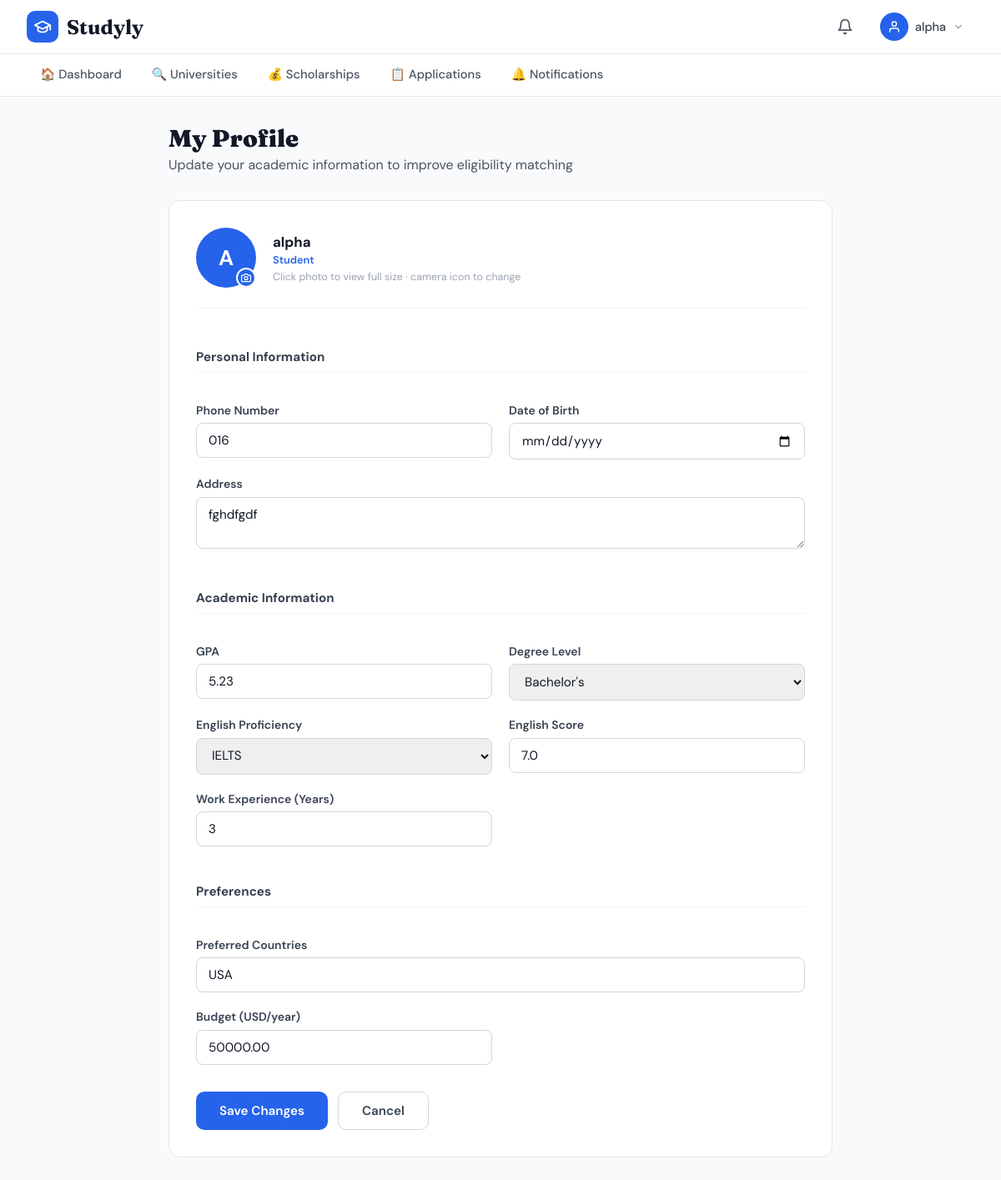
Before: /users/profile/ (signed in) with the older database file.
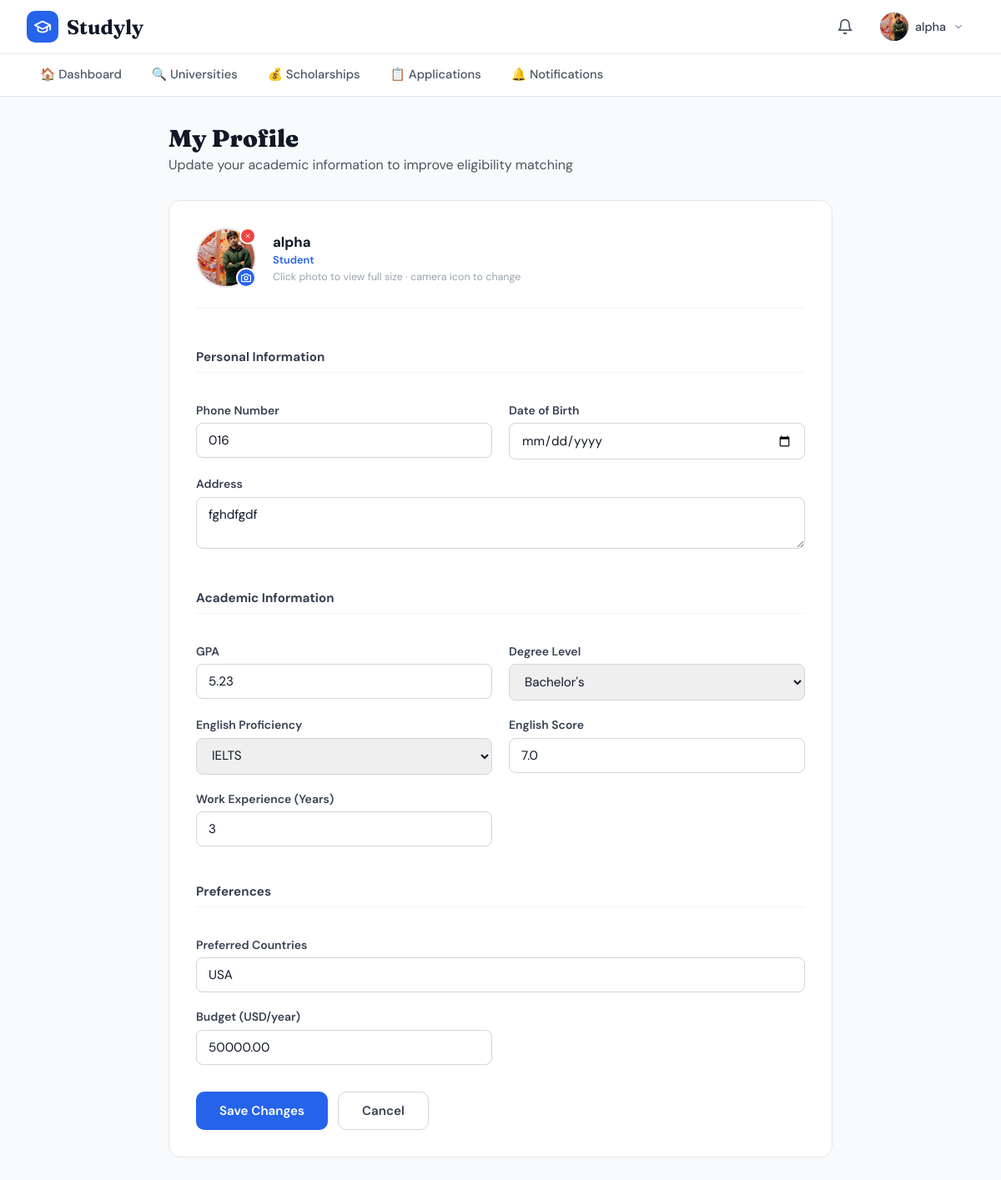
After: the same page with the newer database file.
### users/models.py (models this page shows, shortened)
class User(AbstractUser):
    ROLE_CHOICES = [
        ('student', 'Student'),
        ('admin', 'Admin'),
        ('consultant', 'Educational Consultant'),
    ]
    role = models.CharField(max_length=20, choices=ROLE_CHOICES, default='student')

class Profile(models.Model):
    user = models.OneToOneField(
        User,
        on_delete=models.CASCADE,
        related_name='profile'
    )
    phone_number = models.CharField(max_length=20, blank=True, null=True)
    date_of_birth = models.DateField(blank=True, null=True)
    address = models.TextField(blank=True, null=True)
    profile_picture = models.ImageField(
        upload_to='profile_pics/', blank=True, null=True
    )
    GPA = models.FloatField(null=True, blank=True)
    degree_level = models.CharField(
        max_length=50,
        choices=[
            ('bachelor', "Bachelor's"),
            ('master', "Master's"),
            ('phd', 'PhD'),
        ],
        blank=True,
        null=True
    )
    english_proficiency = models.CharField(
        max_length=50,
        choices=[
            ('ielts', 'IELTS'),
            ('toefl', 'TOEFL'),
            ('none', 'None'),
        ],
        blank=True,
        null=True
    )
    english_score = models.FloatField(null=True, blank=True)
    work_experience_years = models.IntegerField(default=0)
    preferred_countries = models.CharField(max_length=255, blank=True, null=True)
    budget = models.DecimalField(
        max_digits=10, decimal_places=2, null=True, blank=True
    )
    created_at = models.DateTimeField(auto_now_add=True)
    updated_at = models.DateTimeField(auto_now=True)

### users/views.py (the view)
# urls.py: path('profile/', views.profile_view, name='profile'),
@login_required
def profile_view(request):
    profile = request.user.profile
    if request.method == 'POST':
        if request.POST.get('remove_picture') == '1':
            if profile.profile_picture:
                old_path = profile.profile_picture.path
                profile.profile_picture.delete(save=False)
                profile.save(update_fields=['profile_picture'])
                if os.path.isfile(old_path):
                    os.remove(old_path)
                messages.success(request, 'Profile photo removed.')
            return redirect('users:profile')
        form = ProfileForm(request.POST, request.FILES, instance=profile)
        if form.is_valid():
            if 'profile_picture' in request.FILES and profile.profile_picture:
                old_path = profile.profile_picture.path
                if os.path.isfile(old_path):
                    os.remove(old_path)
            form.save()
            messages.success(request, 'Profile updated successfully!')
            return redirect('users:profile')
        else:
            messages.error(request, 'Please correct the errors below.')
    else:
        form = ProfileForm(instance=profile)
    return render(request, 'users/profile.html', {
        'form': form,
        'profile': profile,
    })

### users/forms.py
class ProfileForm(forms.ModelForm):
    class Meta:
        model = Profile
        exclude = ['user', 'created_at', 'updated_at']

### templates/users/profile.html (shortened to what the changed rows need)
{% extends "base.html" %}
{% block content %}
<main>
  <h1 class="page-title">My Profile</h1>
  <div class="card">
    <form method="post" enctype="multipart/form-data" novalidate id="profileForm">
      <div class="avatar-row">
        <div class="avatar-wrap {% if profile.profile_picture %}has-photo{% endif %}" id="avatarWrap">
          {% if profile.profile_picture %}
            <img class="avatar-img" src="{{ profile.profile_picture.url }}" alt="Profile picture" id="avatarPreview">
          {% else %}
            <div class="avatar-fallback" id="avatarFallback">
              {{ request.user.first_name|first|upper|default:request.user.username|first|upper }}
            </div>
          {% endif %}
          <label class="avatar-upload-label" title="Change photo">
            <svg xmlns="http://www.w3.org/2000/svg" fill="none" stroke="white" stroke-width="2.5" stroke-linecap="round" stroke-linejoin="round" viewBox="0 0 24 24">
              <path d="M23 19a2 2 0 0 1-2 2H3a2 2 0 0 1-2-2V8a2 2 0 0 1 2-2h4l2-3h6l2 3h4a2 2 0 0 1 2 2z"/>
              <circle cx="12" cy="13" r="4"/>
            </svg>
          </label>
          <button type="button" class="avatar-delete-btn {% if profile.profile_picture %}visible{% endif %}" id="deletePicBtn" title="Remove photo">
            <svg xmlns="http://www.w3.org/2000/svg" fill="none" stroke="white" stroke-width="3" stroke-linecap="round" viewBox="0 0 24 24">
              <line x1="18" y1="6" x2="6" y2="18"/><line x1="6" y1="6" x2="18" y2="18"/>
            </svg>
          </button>
        </div>
        <div class="avatar-info">
          <div class="name">{{ request.user.get_full_name|default:request.user.username }}</div>
          <div class="role">{{ request.user.role|capfirst }}</div>
          <div class="avatar-hint">Click photo to view full size · camera icon to change</div>
        </div>
      </div>
      <div class="field-grid">
        <div class="field">
          <label>Phone Number</label>
          <input type="text" name="phone_number" value="{{ form.phone_number.value|default:'' }}" placeholder="+880...">
        </div>
        <div class="field field-full">
          <label>Address</label>
          <textarea name="address" rows="2" placeholder="Your address">{{ form.address.value|default:'' }}</textarea>
        </div>
        <div class="field">
          <label>GPA</label>
          <input type="number" step="0.01" min="0" max="4" name="GPA" value="{{ form.GPA.value|default:'' }}" placeholder="e.g. 3.8">
        </div>
        <div class="field">
          <label>Degree Level</label>
          <select name="degree_level">
            <option value="bachelor" {% if form.degree_level.value == 'bachelor' %}selected{% endif %}>Bachelor's</option>
          </select>
        </div>
        <div class="field">
          <label>English Proficiency</label>
          <select name="english_proficiency">
            <option value="ielts" {% if form.english_proficiency.value == 'ielts' %}selected{% endif %}>IELTS</option>
          </select>
        </div>
        <div class="field">
          <label>English Score</label>
          <input type="number" step="0.5" name="english_score" value="{{ form.english_score.value|default:'' }}" placeholder="e.g. 7.5">
        </div>
        <div class="field field-full">
          <label>Preferred Countries</label>
          <input type="text" name="preferred_countries" value="{{ form.preferred_countries.value|default:'' }}" placeholder="e.g. USA, UK, Germany">
        </div>
        <div class="field">
          <label>Budget (USD/year)</label>
          <input type="number" name="budget" value="{{ form.budget.value|default:'' }}" placeholder="e.g. 30000">
        </div>
      </div>
    </form>
  </div>
</main>
{% endblock %}

### templates/base.html (shortened to what this page needs)
<!DOCTYPE html>
<html lang="en">
<head>
</head>
<body>
{% if user.is_authenticated and not skip_nav %}
<nav class="top-nav">
  <div class="top-nav-inner">
    <a href="{% url 'dashboard:dashboard' %}" class="logo">
      <div class="logo-icon">
        <svg xmlns="http://www.w3.org/2000/svg" width="22" height="22" fill="none" stroke="white" stroke-width="2" stroke-linecap="round" stroke-linejoin="round" viewBox="0 0 24 24">
          <path d="M22 10v6M2 10l10-5 10 5-10 5z"/><path d="M6 12v5c3 3 9 3 12 0v-5"/>
        </svg>
      </div>
      <span class="logo-text">Studyly</span>
    </a>
    <div class="nav-right">
      <a href="{% url 'notifications:list' %}" class="bell-btn">
        <svg xmlns="http://www.w3.org/2000/svg" width="20" height="20" fill="none" stroke="currentColor" stroke-width="2" stroke-linecap="round" stroke-linejoin="round" viewBox="0 0 24 24">
          <path d="M18 8A6 6 0 0 0 6 8c0 7-3 9-3 9h18s-3-2-3-9"/><path d="M13.73 21a2 2 0 0 1-3.46 0"/>
        </svg>
      </a>
      <div class="user-dropdown-wrap" id="userDropdown">
        <div class="user-btn" onclick="toggleDropdown()">
          <div class="user-avatar">
            {% if user.profile.profile_picture %}
              <img src="{{ user.profile.profile_picture.url }}" alt="avatar">
            {% else %}
              <svg xmlns="http://www.w3.org/2000/svg" width="16" height="16" fill="none" stroke="white" stroke-width="2" stroke-linecap="round" stroke-linejoin="round" viewBox="0 0 24 24">
                <path d="M20 21v-2a4 4 0 0 0-4-4H8a4 4 0 0 0-4 4v2"/><circle cx="12" cy="7" r="4"/>
              </svg>
            {% endif %}
          </div>
          <span class="user-name">{{ user.get_full_name|default:user.username }}</span>
          <svg class="chevron" xmlns="http://www.w3.org/2000/svg" width="14" height="14" fill="none" stroke="currentColor" stroke-width="2.5" viewBox="0 0 24 24"><polyline points="6 9 12 15 18 9"/></svg>
        </div>
      </div>
    </div>
  </div>
</nav>
<div class="sec-nav">
  <div class="sec-nav-inner">
    <a href="{% url 'dashboard:dashboard' %}"  class="nav-link {% block nav_dashboard %}{% endblock %}">🏠 Dashboard</a>
    <a href="{% url 'universities:list' %}"    class="nav-link {% block nav_universities %}{% endblock %}">🔍 Universities</a>
    <a href="{% url 'scholarships:list' %}"    class="nav-link {% block nav_scholarships %}{% endblock %}">💰 Scholarships</a>
    <a href="{% url 'applications:list' %}"    class="nav-link {% block nav_applications %}{% endblock %}">📋 Applications</a>
    <a href="{% url 'notifications:list' %}"   class="nav-link {% block nav_notifications %}{% endblock %}">🔔 Notifications</a>
  </div>
</div>
{% endif %}
{% block content %}{% endblock %}
</body>
</html>

Changed rows visible on the page:
changed through a linked row, User "alpha": profile.profile_picture: picture added; user.first_name|first "A" → (not shown)
changed Profile "fghdfgdf": profile_picture: picture added
